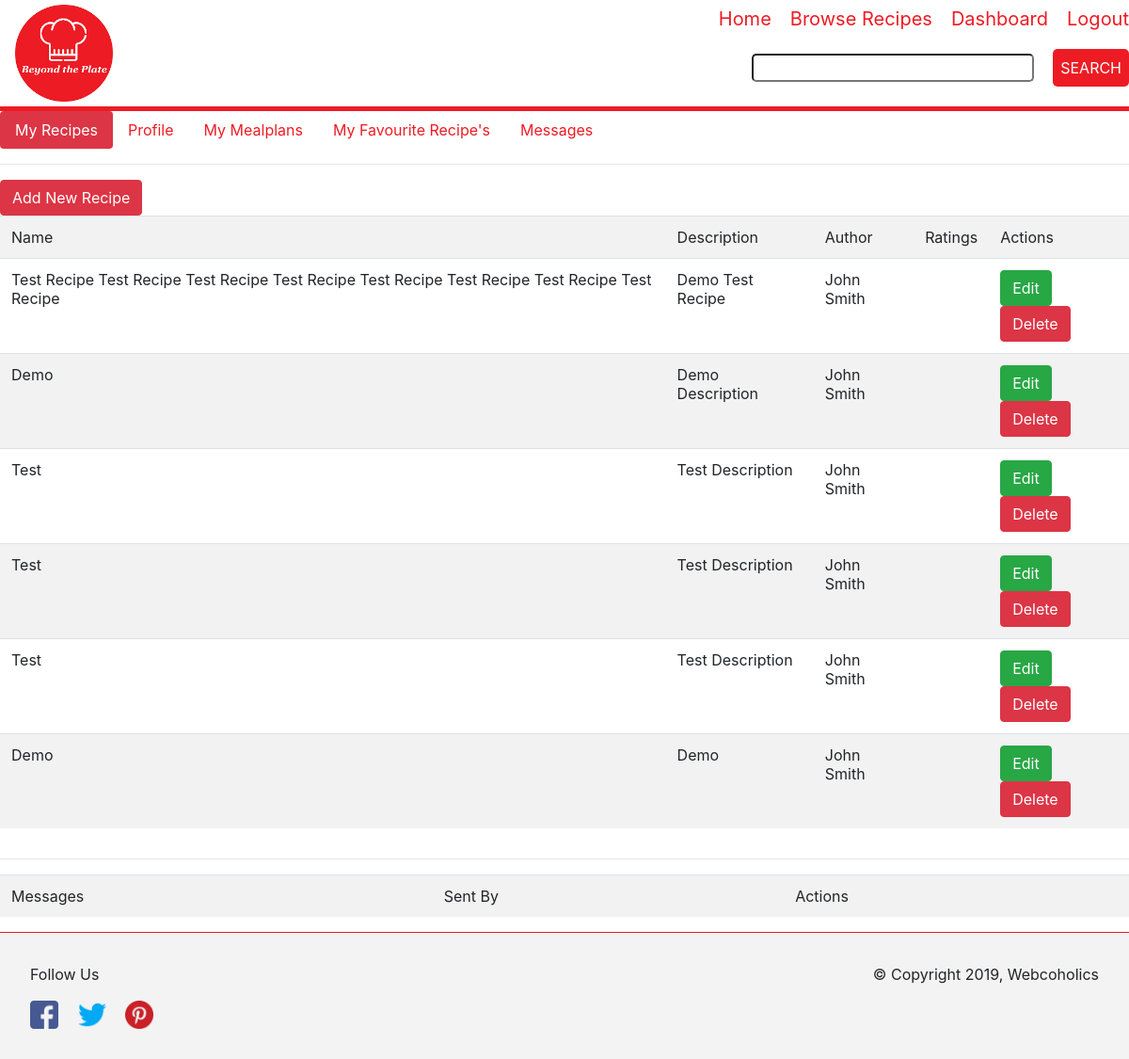
The page /userdash.php (signed in) on the database as committed earlier.
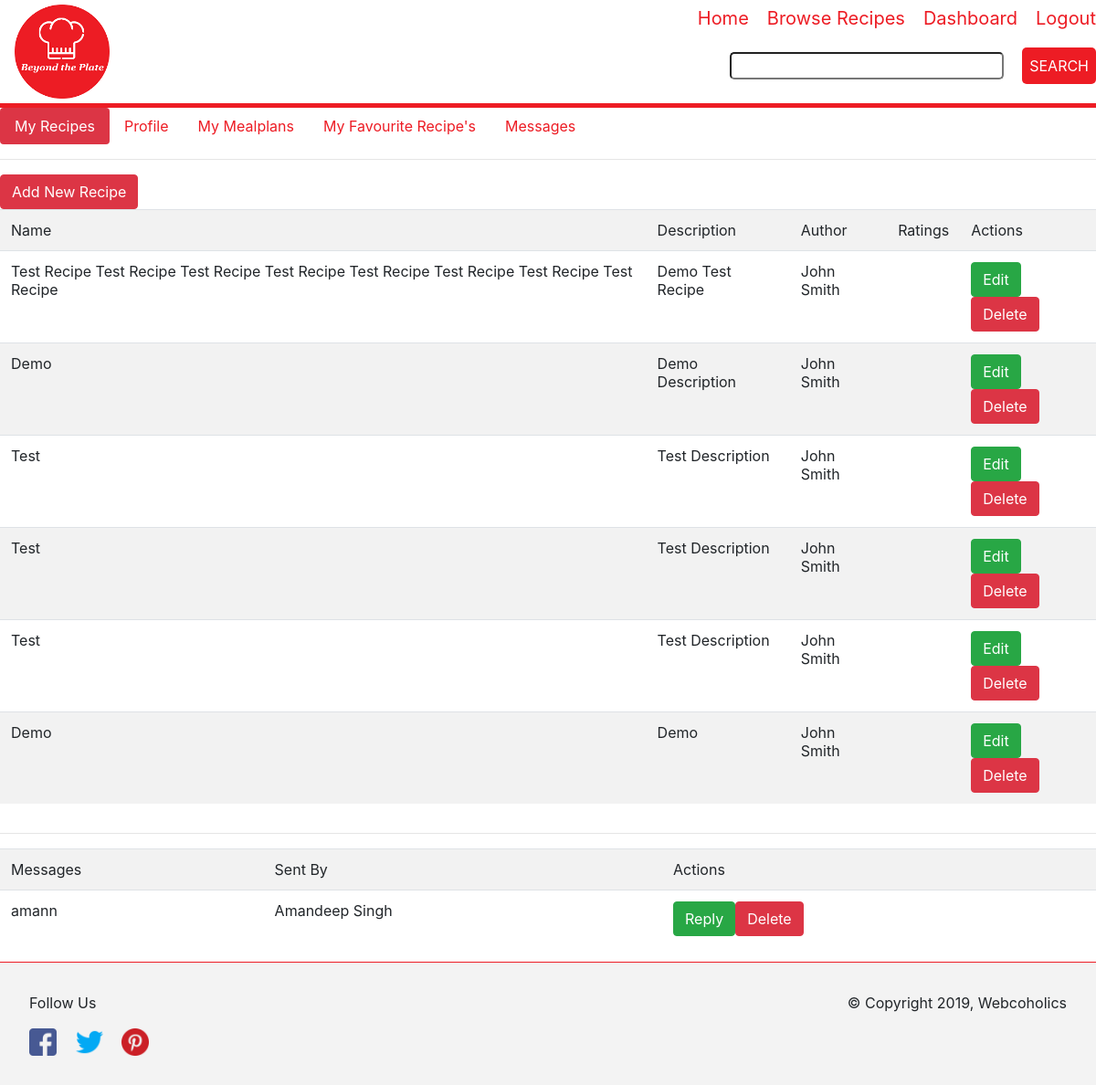
The same page on the database as committed later.
### tables this page shows
CREATE TABLE `recipes` (
  `id` int(10) NOT NULL,
  `name` varchar(100) NOT NULL,
  `user_id` int(10) NOT NULL,
  `description` varchar(2000) NOT NULL,
  `category` int(2) NOT NULL,
  `is_deleted` int(1) NOT NULL DEFAULT '0',
  `created_date` int(10) NOT NULL,
  `modified_date` int(10) NOT NULL
);

CREATE TABLE `users` (
  `id` int(10) NOT NULL,
  `email` varchar(50) NOT NULL,
  `password` varchar(255) NOT NULL,
  `first_name` varchar(50) NOT NULL,
  `last_name` varchar(50) NOT NULL,
  `last_login` int(10) NOT NULL,
  `role` int(1) NOT NULL,
  `is_deleted` int(1) NOT NULL DEFAULT '0',
  `created_date` int(10) NOT NULL,
  `modified_date` int(10) NOT NULL
);

CREATE TABLE `usermessages` (
  `id` int(11) NOT NULL,
  `author_id` int(11) NOT NULL,
  `current_userid` int(11) NOT NULL,
  `user_message` varchar(2000) NOT NULL,
  `sent_date` int(10) DEFAULT NULL
);

### lib/classes/Recipe.php (called while the page is built, shortened)
<?php
	class Recipe
	{
		public function getAllRecipes($db)
		{
			$sql = "SELECT recipes.*,users.first_name AS 'authorfname',users.last_name AS 'authorlname'
			FROM recipes
			INNER JOIN users
			ON recipes.user_id=users.id  where recipes.is_deleted=0";
			$pdostm = $db->prepare($sql);
			$pdostm->execute();
			$recipes=$pdostm->fetchAll(PDO::FETCH_OBJ);
			return $recipes;
		}
	}
?>

### lib/classes/UserMessages.php (called while the page is built, shortened)
<?php
	class UserMessages
	{
		public function getAllMessages($userid,$db)
			{
				$sql = "SELECT usermessages.user_message,users.first_name AS 'authorfname',users.last_name AS 'authorlname'
				FROM usermessages
				INNER JOIN users
				ON usermessages.current_userid=users.id  where usermessages.author_id=:id";
				$pdostm = $db->prepare($sql);
				$pdostm->bindParam(':id',$userid);
				$pdostm->execute();
				$messages=$pdostm->fetchAll(PDO::FETCH_OBJ);
				return $messages;
			}
	}
?>

### views/userdash.php (the view, shortened to what the changed rows need)
<?php
	require_once('lib/classes/Recipe.php');
	require_once('lib/classes/UserMessages.php');
	$userid = $_SESSION['userid'];
?>
<div class="page-wrapper">
<div class="tab-content" id="pills-tabContent">
	<div class="tab-pane fade show active" id="pills-recipe" role="tabpanel" aria-labelledby="pills-recipe-tab">
										<?php require_once("input_ingredient.php") ?>
		<div class="row">
			<div class="col-lg-12 col-md-12 col-sm-12 col-xs-12">
				<?php
					$r=new Recipe();
					$recipes=$r->getAllRecipes($db);
					$str="<table class='table table-striped'><tr>
						<td>Name</td>
						<td>Description</td>
						<td>Author</td>
						<td>Ratings</td>
						<td>Actions</td>
					</tr>";
					foreach($recipes as $recipe)
					{
						$str.="<tr>
							<td>".$recipe->name."</td>
							<td>".$recipe->description."</td>
							<td>".$recipe->authorfname." ".$recipe->authorlname."</td>
							<td></td>
							<td><button class='btn btn-success'>Edit</button><button class='btn btn-danger'>Delete</button></td>
						</tr>";
					}
					echo $str."</table>";
				?>
			</div>
		</div>
	</div>
	<div class="tab-pane fade show active" id="pills-messages" role="tabpanel" aria-labelledby="pills-messages-tab">
		<div class="row">
			<div class="col-lg-12 col-md-12 col-sm-12 col-xs-12">
			<?php
				$um=new UserMessages();
				$messages=$um->getAllMessages($userid,$db);
				$str="<table class='table table-striped'><tr>
					<td>Messages</td>
					<td>Sent By</td>
					<td>Actions</td>
				</tr>";
				foreach($messages as $msg)
				{
					$str.="<tr>
						<td>".$msg->user_message."</td>
						<td>".$msg->authorfname." ".$msg->authorlname."</td>
						<td><button class='btn btn-success'>Reply</button><button class='btn btn-danger'>Delete</button></td>
					</tr>";
				}
				echo $str."</table>";
			?>
			</div>
		</div>
	</div>
</div>
</div>

### lib/classes/Page.php (shortened to what the changed rows need)
<?php
class Page
{
    private $navLinks;
    public function setNav($custLinks) {
        if($custLinks) {
            $this->navLinks = array_merge(self::DEFAULT_LINKS, $custLinks);
        }
        else {
            $this->navLinks = self::DEFAULT_LINKS;
        }
    }
    private function generateMenuLinks() {
        $returnString ='<ul class="menu">';
        foreach($this->navLinks as $linkName => $linkPath)
        {
            if(isset($_SESSION["user"]))
            {
				if($linkName=="Log In")
                {
                    $returnString .= '<li><a href="userdash.php">Dashboard</a></li><li><a href="logout.php">Logout</a></li>';
                }else if($linkName=="Register")
                {
                } else {
                    $returnString .= '<li><a href="' . $linkPath . '">';
                    $returnString .= $linkName . '</a></li>';
                }
            }
            else
            {
                $returnString .= '<li><a href="' . $linkPath . '">';
                $returnString .= $linkName . '</a></li>';
            }
        }
        $returnString .= '</ul>';
        return $returnString;
    }
    public function generateHeader() {
        require_once 'views/header.php';
    }
}
?>

Rows that differ between the two databases and show on the page:
added usermessages: user_message "amann", users.first_name "Amandeep", users.last_name "Singh"
